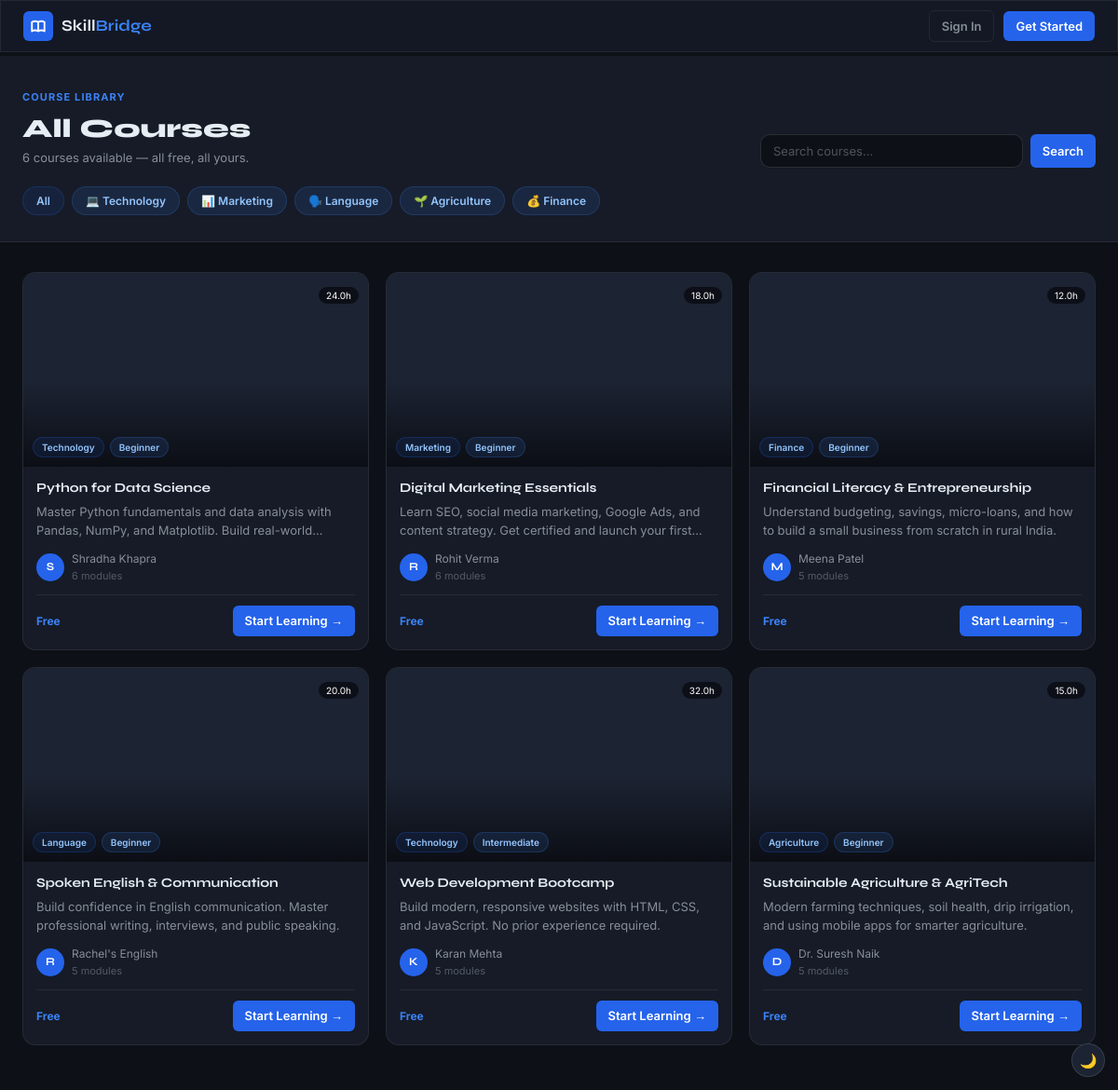
Screenshot of /courses with the database file from the repository.
### app.py (models this page shows)
class Course(db.Model):
    __tablename__ = "courses"
    id           = db.Column(db.Integer, primary_key=True)
    title        = db.Column(db.String(200), nullable=False)
    description  = db.Column(db.Text, nullable=False)
    category     = db.Column(db.String(80), nullable=False)
    level        = db.Column(db.String(40), default="Beginner")
    duration_hrs = db.Column(db.Float, default=10.0)
    instructor   = db.Column(db.String(120), default="SkillBridge Faculty")
    thumbnail    = db.Column(db.String(300), default="")
    youtube_id   = db.Column(db.String(20), default="")
    modules      = db.Column(db.Text, default="[]")   # JSON list
    enrollments  = db.relationship("Enrollment", back_populates="course", lazy="dynamic")
    def get_modules(self):
        try:
            return json.loads(self.modules)
        except Exception:
            return []

### app.py (the view)
@app.route("/courses")
def courses():
    category = request.args.get("category", "")
    q        = request.args.get("q", "")
    query    = Course.query
    if category:
        query = query.filter_by(category=category)
    if q:
        query = query.filter(Course.title.ilike(f"%{q}%"))
    courses    = query.all()
    categories = list({c.category for c in Course.query.all()})
    return render_template("courses.html", courses=courses, categories=categories,
                           selected_category=category, search_q=q)

### app.py (called while the page is built)
@app.context_processor
def inject_lang():
    from flask_login import current_user as cu
    lang = "en"
    if cu.is_authenticated and cu.language in I18N.get("progress", {}):
        lang = cu.language
    elif cu.is_authenticated and cu.language:
        lang = cu.language if cu.language in ("en","hi","kn","ta","te") else "en"
    def t(key):
        return I18N.get(key, {}).get(lang, I18N.get(key, {}).get("en", key))
    return {"lang": lang, "t": t, "SUPPORTED_LANGUAGES": SUPPORTED_LANGUAGES}

### templates/courses.html (shortened to what this page needs)
{% extends "base.html" %}
{% block content %}
<nav class="topbar glass" style="border-bottom:1px solid var(--border);">
  <div class="topbar-inner">
    <a href="/" class="logo">
      <div class="logo-icon"></div>
      <span class="logo-text">Skill<span>Bridge</span></span>
    </a>
    <div style="display:flex;align-items:center;gap:10px;">
      {% if current_user.is_authenticated %}
      <a href="/dashboard" class="btn btn-ghost btn-sm">Dashboard</a>
      <a href="/logout" style="font-size:13px;color:var(--text-faint);">Logout</a>
      {% else %}
      <a href="/login" class="btn btn-ghost btn-sm">Sign In</a>
      <a href="/register" class="btn btn-primary btn-sm">Get Started</a>
      {% endif %}
    </div>
  </div>
</nav>
<div style="padding-top:60px;min-height:100vh;background:var(--bg);">
  <div style="background:var(--bg-card);border-bottom:1px solid var(--border);">
    <div class="container" style="padding-top:36px;padding-bottom:28px;">
      <div style="display:flex;align-items:flex-end;justify-content:space-between;gap:20px;flex-wrap:wrap;margin-bottom:20px;">
        <div>
          <p style="font-size:11px;font-weight:700;text-transform:uppercase;letter-spacing:0.1em;color:var(--brand-light);margin-bottom:8px;">Course Library</p>
          <h1 style="font-size:28px;font-weight:800;margin-bottom:4px;">All Courses</h1>
          <p style="font-size:13px;color:var(--text-muted);">{{ courses|length }} courses available — all free, all yours.</p>
        </div>
        <form action="/courses" method="get" style="display:flex;gap:8px;width:100%;max-width:360px;">
          <input name="q" value="{{ search_q }}" placeholder="Search courses…" class="input" style="font-size:13px;"/>
          <button class="btn btn-primary btn-sm" style="flex-shrink:0;">Search</button>
        </form>
      </div>
      <div style="display:flex;flex-wrap:wrap;gap:8px;">
        <a href="/courses" class="badge {% if not selected_category %}badge-brand{% else %}badge-blue{% endif %}" style="padding:5px 14px;font-size:12px;cursor:pointer;">All</a>
        {% set cat_icons = {"Technology":"💻","Marketing":"📊","Finance":"💰","Agriculture":"🌱","Language":"🗣️","Healthcare":"❤️"} %}
        {% for cat in categories %}
        <a href="/courses?category={{ cat }}" class="badge {% if selected_category==cat %}badge-brand{% else %}badge-blue{% endif %}" style="padding:5px 14px;font-size:12px;cursor:pointer;">
          {{ cat_icons.get(cat,'📚') }} {{ cat }}
        </a>
        {% endfor %}
      </div>
    </div>
  </div>
  <div class="container" style="padding-top:32px;padding-bottom:48px;">
    {% if courses %}
    <div class="grid-3">
      {% for course in courses %}
      <div class="card course-card">
        <div class="course-thumb">
          <div class="course-thumb-overlay"></div>
          <div style="position:absolute;bottom:10px;left:10px;display:flex;gap:6px;">
            <span class="badge badge-brand" style="font-size:10px;">{{ course.category }}</span>
            <span class="badge badge-blue" style="font-size:10px;">{{ course.level }}</span>
          </div>
          <div style="position:absolute;top:10px;right:10px;">
            <span style="background:rgba(0,0,0,0.55);backdrop-filter:blur(6px);color:#fff;font-size:10px;padding:3px 8px;border-radius:99px;">{{ course.duration_hrs }}h</span>
          </div>
        </div>
        <div class="course-body">
          <h3 class="course-title">{{ course.title }}</h3>
          <p class="course-desc">{{ course.description }}</p>
          <div class="course-meta">
            <div class="avatar avatar-sm">{{ course.instructor[0] }}</div>
            <div style="min-width:0;">
              <p style="font-size:12px;color:var(--text-muted);white-space:nowrap;overflow:hidden;text-overflow:ellipsis;">{{ course.instructor }}</p>
              <p style="font-size:11px;color:var(--text-faint);">{{ course.get_modules()|length }} modules</p>
            </div>
          </div>
          <div class="course-footer">
            <span style="font-size:12px;font-weight:700;color:var(--brand-light);">Free</span>
            <a href="/learn/{{ course.id }}" class="btn btn-primary btn-sm">Start Learning →</a>
          </div>
        </div>
      </div>
      {% endfor %}
    </div>
    {% endif %}
  </div>
</div>
{% endblock %}

### static/css/style.css (style rules this page uses)
:root { --brand: #2563eb; --brand-light: #3b82f6; --brand-dim: rgba(37,99,235,0.10); --brand-border: rgba(37,99,235,0.22); --bg: #0d1117; --bg-card: #161b27; --bg-raised: #1c2333; --bg-input: #0d1117; --border: rgba(255,255,255,0.07); --border-md: rgba(255,255,255,0.12); --text: #e6edf3; --text-muted: rgba(230,237,243,0.55); --text-faint: rgba(230,237,243,0.30); --success: #10b981; --warning: #f59e0b; --danger: #ef4444; --purple: #8b5cf6; --radius-sm: 6px; --radius: 10px; --radius-lg: 14px; --shadow-sm: 0 1px 3px rgba(0,0,0,0.5); --shadow: 0 4px 12px rgba(0,0,0,0.5); --shadow-lg: 0 8px 24px rgba(0,0,0,0.6); --transition: 0.18s ease; --learn-sidebar-w: 320px; --learn-topbar-h: 52px; }
*, *::before, *::after { box-sizing: border-box; margin: 0; padding: 0; }
html { scroll-behavior: smooth; }
body { font-family: 'Inter', system-ui, sans-serif; background: var(--bg); color: var(--text); -webkit-font-smoothing: antialiased; line-height: 1.6; }
a { color: inherit; text-decoration: none; }
button { cursor: pointer; font-family: inherit; }
h1,h2,h3,h4 { font-family: 'Syne','Inter',sans-serif; line-height: 1.2; }
.container { max-width:1200px; margin:0 auto; padding:0 24px; }
.glass { backdrop-filter:blur(12px); background:rgba(22,27,39,0.85); border:1px solid var(--border); }
.card { background:var(--bg-card); border:1px solid var(--border); border-radius:var(--radius-lg); transition:border-color var(--transition), box-shadow var(--transition); }
.btn { display:inline-flex; align-items:center; gap:7px; padding:9px 18px; border-radius:var(--radius); font-weight:600; font-size:14px; font-family:inherit; border:none; transition:all var(--transition); white-space:nowrap; }
.btn-primary { background:var(--brand); color:#fff; }
.btn-ghost { background:transparent; color:var(--text-muted); border:1px solid var(--border); }
.btn-sm { padding:6px 13px; font-size:13px; border-radius:var(--radius-sm); }
.input { width:100%; background:var(--bg-input); border:1px solid var(--border-md); border-radius:var(--radius); padding:9px 13px; font-size:14px; font-family:inherit; color:var(--text); transition:border-color var(--transition), box-shadow var(--transition); outline:none; }
.input::placeholder { color:var(--text-faint); }
.badge { display:inline-flex; align-items:center; gap:4px; padding:2px 9px; border-radius:99px; font-size:11px; font-weight:600; }
.badge-blue { background:rgba(59,130,246,0.12); color:#93c5fd; border:1px solid rgba(59,130,246,0.2); }
.badge-brand { background:var(--brand-dim); color:#93c5fd; border:1px solid var(--brand-border); }
.avatar { display:flex; align-items:center; justify-content:center; border-radius:50%; font-weight:700; font-family:'Syne',sans-serif; background:var(--brand); color:#fff; flex-shrink:0; }
.avatar-sm { width:30px; height:30px; font-size:12px; }
.topbar { position:fixed; top:0; left:0; right:0; z-index:40; height:56px; display:flex; align-items:center; }
.topbar-inner { max-width:1200px; margin:0 auto; padding:0 24px; width:100%; display:flex; align-items:center; justify-content:space-between; }
.logo { display:flex; align-items:center; gap:9px; }
.logo-icon { width:32px; height:32px; border-radius:var(--radius-sm); background:var(--brand); display:flex; align-items:center; justify-content:center; flex-shrink:0; }
.logo-text { font-family:'Syne',sans-serif; font-weight:700; font-size:17px; }
.logo-text span { color:var(--brand-light); }
.course-card { display:flex; flex-direction:column; overflow:hidden; }
.course-thumb { position:relative; aspect-ratio:16/9; background:var(--bg-raised); overflow:hidden; }
.course-thumb-overlay { position:absolute; inset:0; background:linear-gradient(to top,rgba(0,0,0,0.6) 0%,transparent 45%); }
.course-body { padding:14px; display:flex; flex-direction:column; flex:1; }
.course-title { font-family:'Syne','Inter',sans-serif; font-weight:700; font-size:14px; line-height:1.35; margin-bottom:5px; transition:color var(--transition); }
.course-desc { font-size:13px; color:var(--text-muted); line-height:1.55; margin-bottom:11px; flex:1; display:-webkit-box; -webkit-line-clamp:2; -webkit-box-orient:vertical; overflow:hidden; }
.course-meta { display:flex; align-items:center; gap:8px; padding-bottom:11px; margin-bottom:11px; border-bottom:1px solid var(--border); }
.course-footer { display:flex; align-items:center; justify-content:space-between; }
.grid-3 { display:grid; grid-template-columns:repeat(3,1fr); gap:18px; }

### rows the page displays
Course: get "💻", category "Technology", level "Beginner", duration_hrs "24.0", title "Python for Data Science", description "Master Python fundamentals and data analysis with Pandas, NumPy, and Matplotlib. Build…", instructor "S", instructor "Shradha Khapra", get_modules|length "6"
Course: get "📊", category "Marketing", level "Beginner", duration_hrs "18.0", title "Digital Marketing Essentials", description "Learn SEO, social media marketing, Google Ads, and content strategy. Get certified and launch your…", instructor "R", instructor "Rohit Verma", get_modules|length "6"
Course: get "🗣️", category "Language", level "Beginner", duration_hrs "20.0", title "Spoken English & Communication", description "Build confidence in English communication. Master professional writing, interviews, and public speaking.", instructor "R", instructor "Rachel's English", get_modules|length "5"
Course: get "🌱", category "Agriculture", level "Beginner", duration_hrs "15.0", title "Sustainable Agriculture & AgriTech", description "Modern farming techniques, soil health, drip irrigation, and using mobile apps for smarter agriculture.", instructor "D", instructor "Dr. Suresh Naik", get_modules|length "5"
Course: get "💰", category "Finance", level "Beginner", duration_hrs "12.0", title "Financial Literacy & Entrepreneurship", description "Understand budgeting, savings, micro-loans, and how to build a small business from scratch in rural India.", instructor "M", instructor "Meena Patel", get_modules|length "5"
Course: category "Technology", level "Intermediate", duration_hrs "32.0", title "Web Development Bootcamp", description "Build modern, responsive websites with HTML, CSS, and JavaScript. No prior experience required.", instructor "K", instructor "Karan Mehta", get_modules|length "5"

### other values shown
{{ courses|length }} "6"
